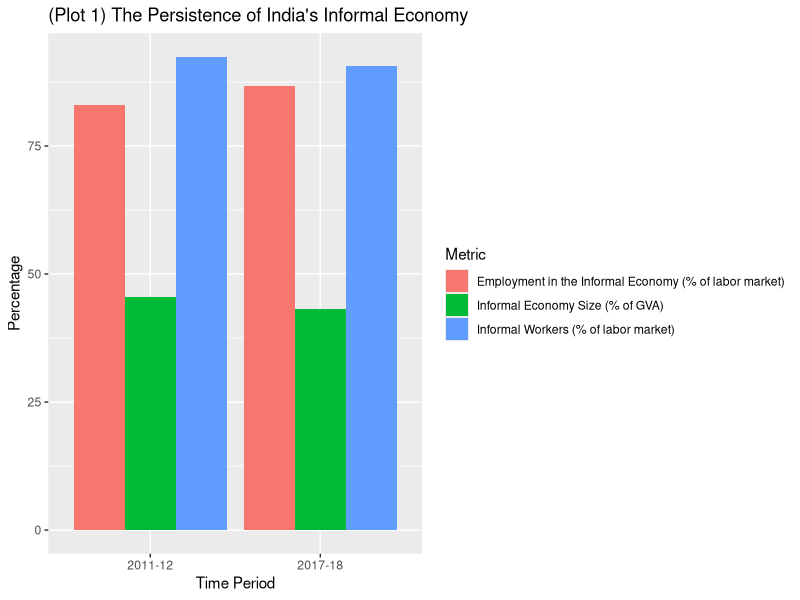

The R script that drew this image:
require("ggplot2")

# The Informal Economy in India
# Data sourced from Tables 2 & 3 of https://www.imf.org/-/media/Files/Conferences/2019/7th-statistics-forum/session-ii-murthy.ashx

labor.data = data.frame(
  time=c(rep("2011-12", 3), rep("2017-18", 3)),
  metric=rep(c("Informal Economy Size (% of GVA)", 
               "Employment in the Informal Economy (% of labor market)", 
               "Informal Workers (% of labor market)"), 2),
  data=c(45.5, 83, 92.4, 43.1, 86.8, 90.7)
)

labor.plot = ggplot(labor.data) +
  aes(x=time, y=data, fill=metric) +
  geom_bar(stat="identity", position="dodge") +
  labs(x="Time Period", 
       y="Percentage",
       fill="Metric",
       title="(Plot 1) The Persistence of India's Informal Economy")
ggsave("./plots/informal_economy.png", labor.plot)
